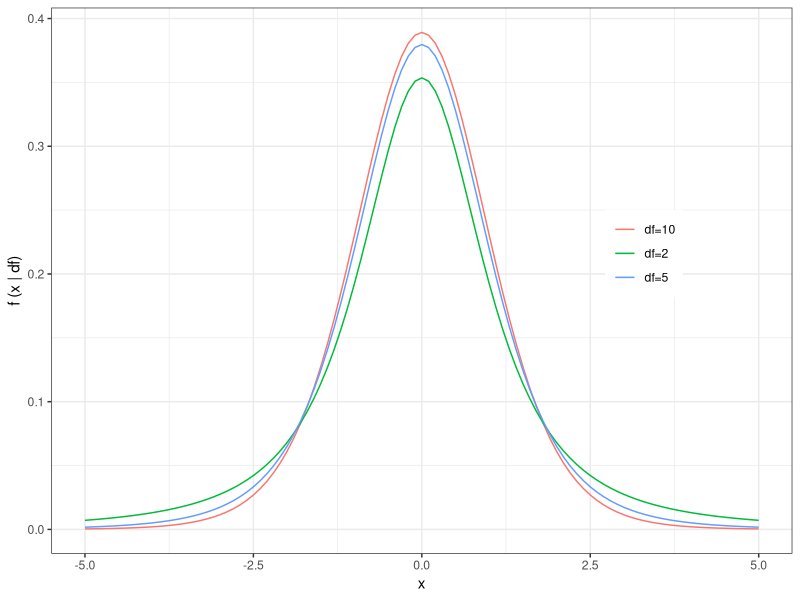
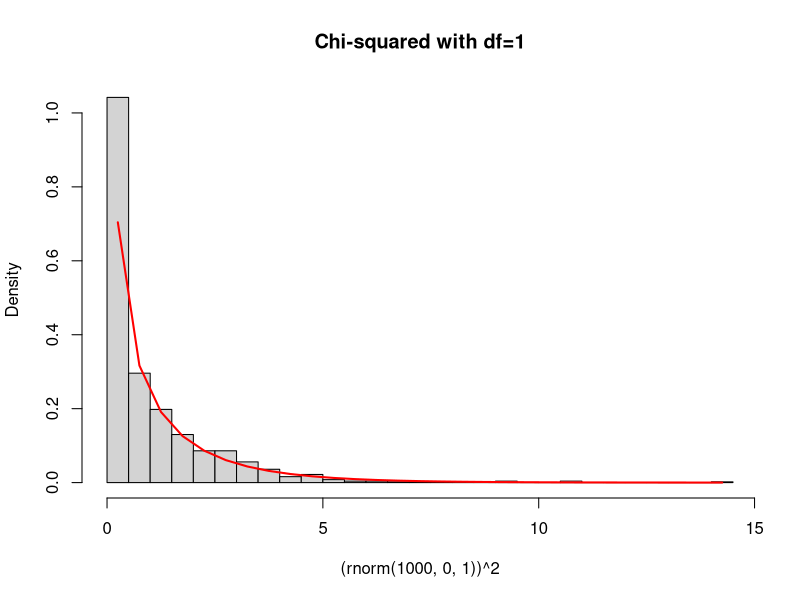
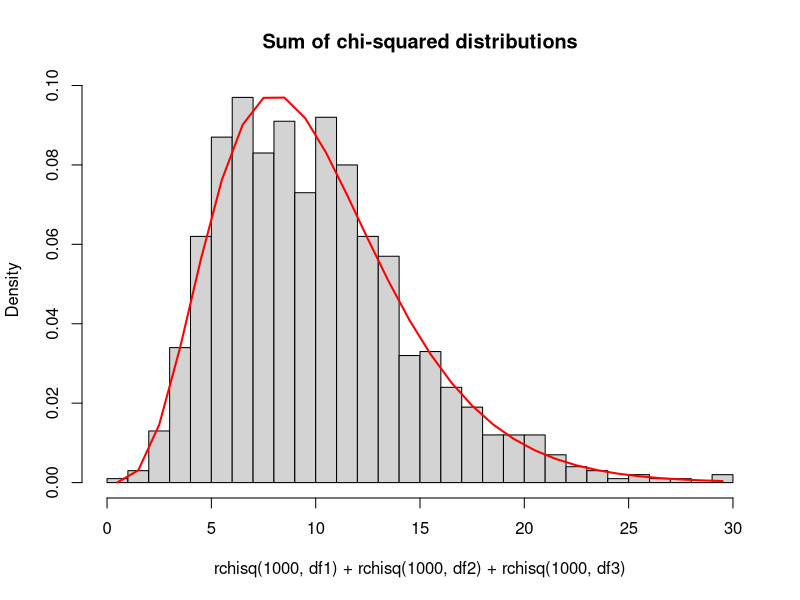
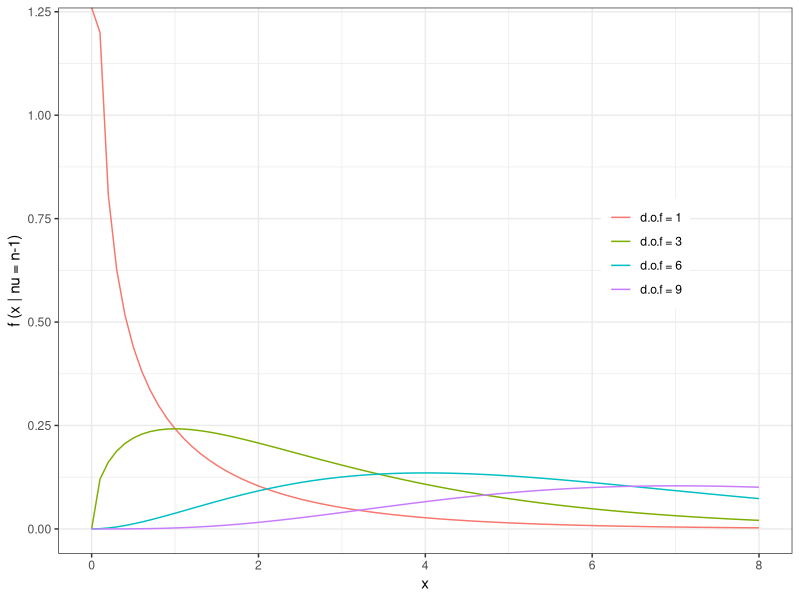
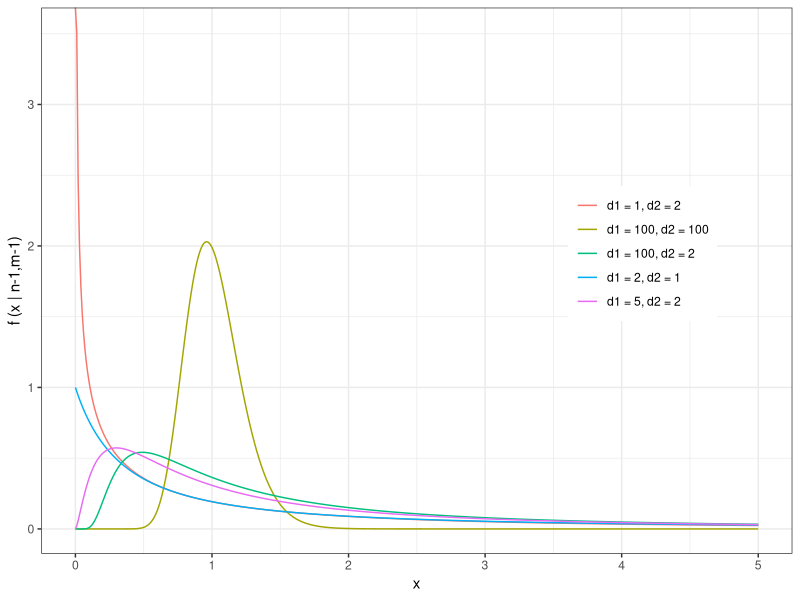

Write R code to recreate these figures, in order. (Note: this script raises an error after producing the figures.)
## ---- chunk 1
library(ggplot2)

y1 <- dt(seq(-5,5,0.1), 2)
y2 <- dt(seq(-5,5,0.1), 5)
y3 <- dt(seq(-5,5,0.1), 10)

n.data <- data.frame(y = c(y1,y2,y3),
                     x = rep(seq(-5,5,0.1), times = 3),
                     type = rep(c("df=2",
                                  "df=5",
                                  "df=10"), each = length(y1)))

theme_set(theme_bw())
ggplot(n.data, aes(x=x, y=y)) + 
  geom_line(aes(color = type)) +
  labs(y = "f (x | df)", x = "x") +
  theme(legend.title = element_blank(),
        legend.position = c(0.8, 0.55))
## ---- chunk 2
chisqhist<-hist((rnorm(1000,0,1))^2,freq=F,breaks=30,main="Chi-squared with df=1")
lines(chisqhist$mids,dchisq(chisqhist$mids,1),col="red",lwd=2)
## ---- chunk 3
df1<-5 
df2<-2
df3<-3
chisqhist2<-hist(rchisq(1000,df1)+rchisq(1000,df2)+rchisq(1000,df3),freq=F,breaks=30,main="Sum of chi-squared distributions")
lines(chisqhist2$mids,dchisq(chisqhist2$mids,df1+df2+df3),col="red",lwd=2)
## ---- chunk 4
chi1 <- dchisq(seq(0,8,0.1), 1)
chi2 <- dchisq(seq(0,8,0.1), 3)
chi3 <- dchisq(seq(0,8,0.1), 6)
chi4 <- dchisq(seq(0,8,0.1), 9)

n_data <- data.frame(y = c(chi1, chi2, chi3, chi4),
                     x = rep(seq(0,8,0.1), times = 4),
                     type = rep(c("d.o.f = 1", "d.o.f = 3","d.o.f = 6","d.o.f = 9"), 
                                each = length(chi1)))

theme_set(theme_bw())
ggplot(n_data, aes(x=x, y=y)) + 
  geom_line(aes(color = type)) +
  labs(y = "f (x | nu = n-1)", x = "x") +
  theme(legend.title = element_blank(),
        legend.position = c(0.8, 0.55))
## ---- chunk 5
F1 <- df(seq(0,5,0.01), 1, 2)
F2 <- df(seq(0,5,0.01), 2, 1)
F3 <- df(seq(0,5,0.01), 5, 2)
F4 <- df(seq(0,5,0.01), 100, 2)
F5 <- df(seq(0,5,0.01), 100, 100)

n_data <- data.frame(y = c(F1, F2, F3, F4, F5),
                     x = rep(seq(0,5,0.01), times = 5),
                     type = rep(c("d1 = 1, d2 = 2", "d1 = 2, d2 = 1",
                                  "d1 = 5, d2 = 2", "d1 = 100, d2 = 2",
                                  "d1 = 100, d2 = 100"), 
                                each = length(F1)))

theme_set(theme_bw())
ggplot(n_data, aes(x=x, y=y)) + 
  geom_line(aes(color = type)) +
  labs(y = "f (x | n-1,m-1)", x = "x") +
  theme(legend.title = element_blank(),
        legend.position = c(0.8, 0.55))
## ---- chunk 6
knitr::include_graphics('StandardNormalTails.png')
